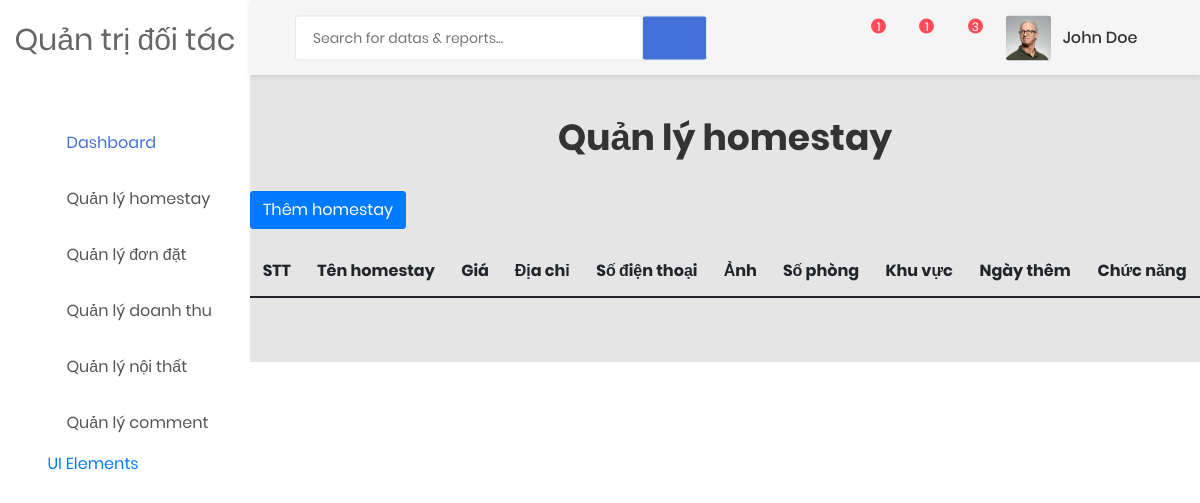
Before: /doitac/homestay.php (signed in) with the older database file.
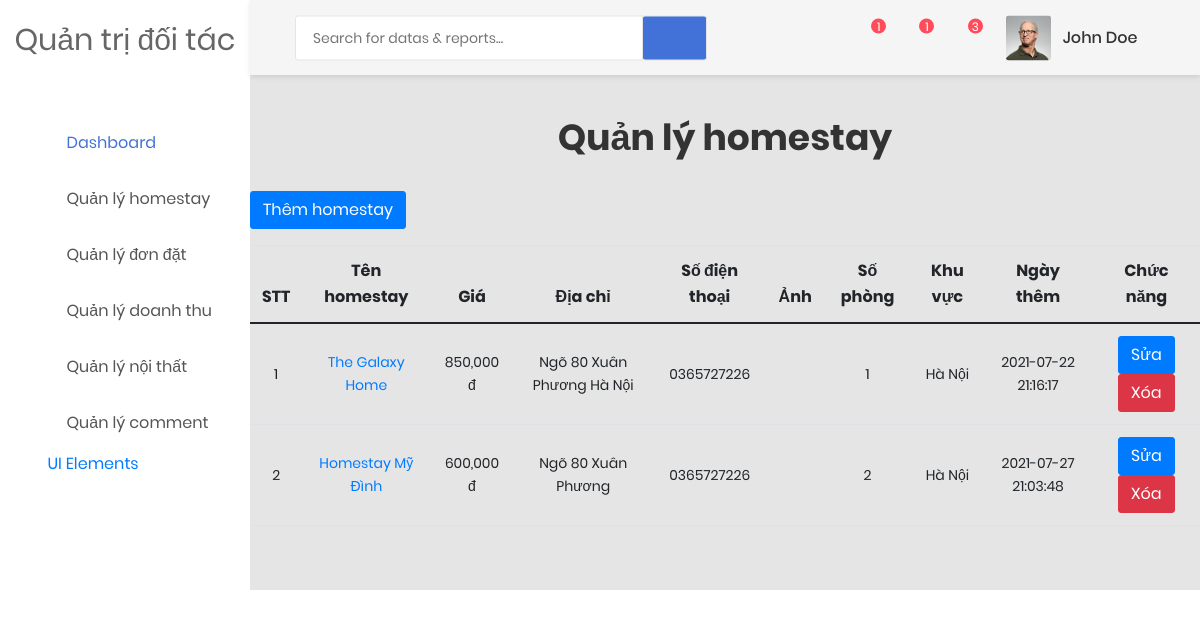
After: the same page with the newer database file.
### tables this page shows
CREATE TABLE `khachsan` (
  `id` int(11) NOT NULL,
  `id_doitac` int(11) NOT NULL,
  `name` text NOT NULL,
  `price` int(11) NOT NULL,
  `address` text NOT NULL,
  `phone` text NOT NULL,
  `love` bit(1) NOT NULL,
  `image` text NOT NULL,
  `sophong` int(11) NOT NULL,
  `id_khuvuc` int(11) NOT NULL,
  `danhgia` text NOT NULL,
  `time` datetime NOT NULL
);

CREATE TABLE `khuvuc` (
  `id` int(11) NOT NULL,
  `name` varchar(50) NOT NULL,
  `image` text NOT NULL,
  `address` text NOT NULL,
  `time` datetime NOT NULL
);

### doitac/connect.php (called while the page is built, shortened)
<?php
    $conn = new mysqli("localhost","root","","duan1");
    if(isset($_COOKIE['doitac'])){
        $email_doitac = $_COOKIE['doitac'];
        $sql_dt = "SELECT * FROM doitac WHERE email = '$email_doitac'";
        $result_dt = $conn->query($sql_dt);
        if($result_dt->num_rows > 0){
            while($row_dt = $result_dt->fetch_assoc()){
                $id_dt = $row_dt['id'];
            }
        }
    }
?>

### doitac/homestay.php (the view)
<?php
include 'header.php';
include 'connect.php';
?>
<h1 class="text-center py-3">Quản lý homestay</h1>
<a href="addhs.php" class="btn btn-primary my-3">Thêm homestay</a>
<table class="table">
    <thead>
        <tr>
            <th class="text-center" scope="col">STT</th>
            <th class="text-center" scope="col">Tên homestay</th>
            <th class="text-center" scope="col">Giá</th>
            <th class="text-center" scope="col">Địa chỉ</th>
            <th class="text-center" scope="col">Số điện thoại</th>
            <th class="text-center" scope="col">Ảnh</th>
            <th class="text-center" scope="col">Số phòng</th>
            <th class="text-center" scope="col">Khu vực</th>
            <th class="text-center" scope="col">Ngày thêm</th>
            <th class="text-center" scope="col">Chức năng</th>
        </tr>
    </thead>
    <tbody>
        <?php
        if ($_COOKIE['doitac']) {
            $sql_hs = "SELECT * FROM khachsan where id_doitac = $id_dt";
            $result_hs = $conn->query($sql_hs);
            if ($result_hs->num_rows > 0) {
                $dem = 1;
                while ($row_hs = $result_hs->fetch_assoc()) {
                    $name = $row_hs['name'];
                    $address = $row_hs['address'];
                    $phone = $row_hs['phone'];
                    $price = $row_hs['price'];
                    $sophong = $row_hs['sophong'];
                    $image = $row_hs['image'];
                    $id_khuvuc = $row_hs['id_khuvuc'];
                    $time = $row_hs['time'];
                    $sql_kv = "SELECT * FROM khuvuc where id = $id_khuvuc";
                    $result_kv = $conn->query($sql_kv);
                    if ($result_kv->num_rows > 0) {
                        while ($row_kv = $result_kv->fetch_assoc()) {
                            $namekv = $row_kv['name'];
                        }
                    }
                    echo '
                            <tr>
                                <td style="font-size:14px;vertical-align: middle;" class="text-center">' . $dem . '</td>
                                <td style="font-size:14px;vertical-align: middle;" class="text-center"><a href="homestaydetail.php?id=' . $row_hs['id'] . '">' . $name . '</a></td>
                                <td style="font-size:14px;vertical-align: middle;" class="text-center">' . number_format($price) . ' đ</td>
                                <td style="font-size:14px;vertical-align: middle;" class="text-center">' . $address . '</td>
                                <td style="font-size:14px;vertical-align: middle;" class="text-center">' . $phone . '</td>
                                <td style="font-size:14px;vertical-align: middle;" class="text-center">
                                    <img src="../public/image/homestay/' . $image . '" style="width: 100px;" alt="">
                                </td>
                                <td style="font-size:14px;vertical-align: middle;" class="text-center">' . $sophong . '</td>
                                <td style="font-size:14px;vertical-align: middle;" class="text-center">' . $namekv . '</td>
                                <td style="font-size:14px;vertical-align: middle;" class="text-center">' . $time . '</td>
                                <td style="font-size:14px;vertical-align: middle;" class="text-center">
                                    <a href="ediths.php?id=' . $row_hs['id'] . '" class="btn btn-primary">Sửa</a>
                                    <a onclick="return confirm(\'Bạn có muốn xóa không ?\')" href="deletehs.php?id=' . $row_hs['id'] . '"  class="btn btn-danger">Xóa</a>
                            </td>
                            </tr>
                        ';
                    $dem++;
                }
            }
        }
        ?>
    </tbody>
</table>
<?php
include 'footer.php';
?>

### doitac/header.php (shortened to what this page needs)
<!DOCTYPE html>
<html lang="en">
<head>
    <link href="css/font-face.css" rel="stylesheet" media="all">
    <link href="vendor/font-awesome-4.7/css/font-awesome.min.css" rel="stylesheet" media="all">
    <link href="vendor/font-awesome-5/css/fontawesome-all.min.css" rel="stylesheet" media="all">
    <link href="vendor/mdi-font/css/material-design-iconic-font.min.css" rel="stylesheet" media="all">
    <link href="https://cdn.jsdelivr.net/npm/bootstrap@5.0.2/dist/css/bootstrap.min.css" rel="stylesheet">
    <link href="vendor/bootstrap-4.1/bootstrap.min.css" rel="stylesheet" media="all">
    <link href="vendor/animsition/animsition.min.css" rel="stylesheet" media="all">
    <link href="vendor/bootstrap-progressbar/bootstrap-progressbar-3.3.4.min.css" rel="stylesheet" media="all">
    <link href="vendor/wow/animate.css" rel="stylesheet" media="all">
    <link href="vendor/css-hamburgers/hamburgers.min.css" rel="stylesheet" media="all">
    <link href="vendor/slick/slick.css" rel="stylesheet" media="all">
    <link href="vendor/select2/select2.min.css" rel="stylesheet" media="all">
    <link href="vendor/perfect-scrollbar/perfect-scrollbar.css" rel="stylesheet" media="all">
    <link href="css/theme.css?v=<?php echo time() ?>" rel="stylesheet" media="all">
</head>
<body class="animsition">
    <div class="page-wrapper">
        <aside class="menu-sidebar d-none d-lg-block">
            <div class="logo">
                <p class="text-center pt-3">Quản trị đối tác</p>
            </div>
            <div class="menu-sidebar__content js-scrollbar1">
                <nav class="navbar-sidebar">
                    <ul class="list-unstyled navbar__list">
                        <li class="active has-sub">
                            <a class="js-arrow" href="#">
                                <i class="fas fa-tachometer-alt"></i>Dashboard</a>
                        </li>
                        <li>
                            <a href="homestay.php">
                                <i class="fas fa-chart-bar"></i>Quản lý homestay</a>
                        </li>
                        <li>
                            <a href="dondatphong.php">
                                <i class="far fa-check-square"></i>Quản lý đơn đặt</a>
                        </li>
                        <li>
                            <a href="calendar.html">
                                <i class="fas fa-calendar-alt"></i>Quản lý doanh thu</a>
                        </li>
                        <li>
                            <a href="khuvuc.php">
                                <i class="fas fa-map-marker-alt"></i>Quản lý nội thất</a>
                        </li>
                        <li>
                            <a href="form.html">
                                <i class="far fa-check-square"></i>Quản lý comment</a>
                        </li>
                        <a class="js-arrow" href="#">
                            <i class="fas fa-desktop"></i>UI Elements</a>
                    </ul>
                </nav>
            </div>
        </aside>
        <div class="page-container">
            <header class="header-desktop">
                <div class="section__content section__content--p30">
                    <div class="container-fluid">
                        <div class="header-wrap">
                            <form class="form-header" action="" method="POST">
                                <input class="au-input au-input--xl" type="text" name="search" placeholder="Search for datas &amp; reports..." />
                                <button class="au-btn--submit" type="submit">
                                    <i class="zmdi zmdi-search"></i>
                                </button>
                            </form>
                            <div class="header-button">
                                <div class="noti-wrap">
                                    <div class="noti__item js-item-menu">
                                        <i class="zmdi zmdi-comment-more"></i>
                                        <span class="quantity">1</span>
                                    </div>
                                    <div class="noti__item js-item-menu">
                                        <i class="zmdi zmdi-email"></i>
                                        <span class="quantity">1</span>
                                    </div>
                                    <div class="noti__item js-item-menu">
                                        <i class="zmdi zmdi-notifications"></i>
                                        <span class="quantity">3</span>
                                    </div>
                                </div>
                                <div class="account-wrap">
                                    <div class="account-item clearfix js-item-menu">
                                        <div class="image">
                                            <img src="images/icon/avatar-01.jpg" alt="John Doe" />
                                        </div>
                                        <div class="content">
                                            <a class="js-acc-btn" href="#">john doe</a>
                                        </div>
                                    </div>
                                </div>
                            </div>
                        </div>
                    </div>
                </div>
            </header>
            <div class="khoangtrang">
            </div>

### doitac/footer.php (shortened to what this page needs)
</div>
</div>
</body>
</html>

Changed rows visible on the page:
now on this page (row edited): khachsan: name "The Galaxy Home", price "850,000", address "Ngõ 80 Xuân Phương Hà Nội", phone "0365727226", sophong "1", id_khuvuc.name "Hà Nội", time "2021-07-22 21:16:17"
added khachsan: name "Homestay Mỹ Đình", price "600,000", address "Ngõ 80 Xuân Phương", phone "0365727226", sophong "2", id_khuvuc.name "Hà Nội", time "2021-07-27 21:03:48"
